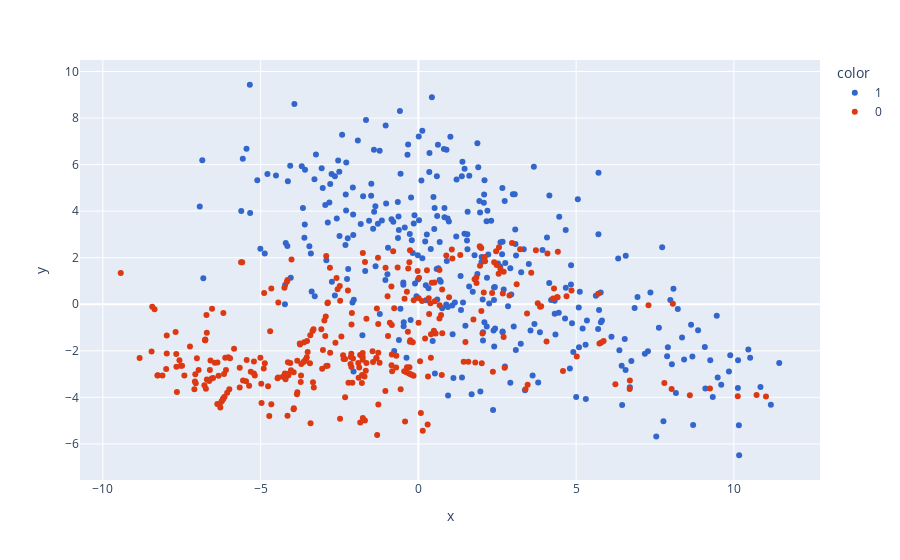

The notebook cell saved with this chart:
### Code cell
import plotly.express as px
y_train_trf = y_train.astype(str)
fig = px.scatter(x=X_train_trf[:,0],
                 y=X_train_trf[:,1],
                 color=y_train_trf,
                 color_discrete_sequence=px.colors.qualitative.G10
                )
fig.show()

### Figure 1 — Plotly figure (JSON) as saved in the notebook; plotly's stock layout.template omitted (floating-point values rounded to 4 significant figures; data arrays with more than 128 entries replaced by an {"elided": "..."} marker saying what was removed)
{"data": [{"hovertemplate": "color=1<br>x=%{x}<br>y=%{y}<extra></extra>", "legendgroup": "1", "marker": {"color": "#3366CC", "symbol": "circle"}, "mode": "markers", "name": "1", "orientation": "v", "showlegend": true, "type": "scatter", "x": {"elided": "326 float values"}, "xaxis": "x", "y": {"elided": "326 float values"}, "yaxis": "y"}, {"hovertemplate": "color=0<br>x=%{x}<br>y=%{y}<extra></extra>", "legendgroup": "0", "marker": {"color": "#DC3912", "symbol": "circle"}, "mode": "markers", "name": "0", "orientation": "v", "showlegend": true, "type": "scatter", "x": {"elided": "326 float values"}, "xaxis": "x", "y": {"elided": "326 float values"}, "yaxis": "y"}], "layout": {"legend": {"title": {"text": "color"}, "tracegroupgap": 0}, "margin": {"t": 60}, "xaxis": {"anchor": "y", "domain": [0, 1], "title": {"text": "x"}}, "yaxis": {"anchor": "x", "domain": [0, 1], "title": {"text": "y"}}}}
